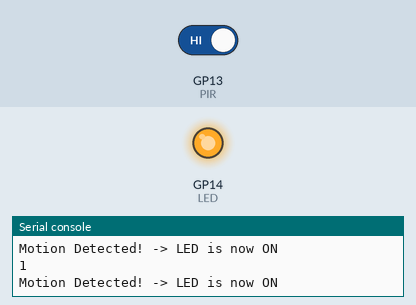
Simulated run of this program. Board: Raspberry Pi Pico running MicroPython. Shown: output pins drawn as LEDs (lit = HIGH), the last lines printed to the serial console. The test bench sets the inputs (shaded band); at power-on: GP13 (PIR) HIGH.

Above: at 4.2 s.
4.3 s: GP13 (PIR) driven LOW
At 6.0 s:
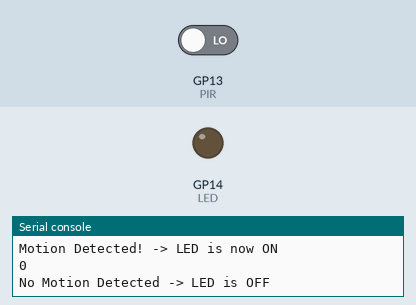
7.3 s: GP13 (PIR) driven HIGH
At 8.3 s:
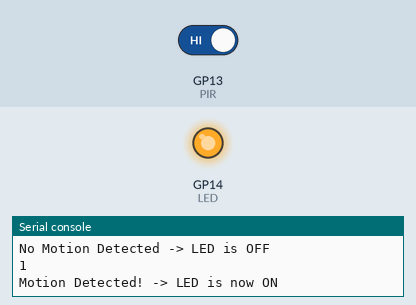
Timing chart, 0 to 10.3 s (numbered marks = the images above; inputs shaded):
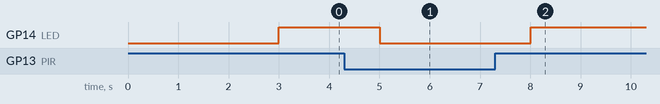

The program:

PRJ04_-_PIR.py
```python
from machine import Pin
from time import sleep

LED = Pin(14, Pin.OUT)
PIR = Pin(13, Pin.IN, Pin.PULL_UP)
LED.low()
sleep(3)

while True:
    print(PIR.value())
    if PIR.value() == 1:
        print("Motion Detected! -> LED is now ON")
        LED.high()
        sleep(1)
    else:
        print("No Motion Detected -> LED is OFF")
        LED.low()
        sleep(1)
    
```

Measured:
- after the input at 4.3 s, GP14 (LED): HIGH → LOW after 0.70 s
- after the input at 7.3 s, GP14 (LED): LOW → HIGH after 0.70 s
